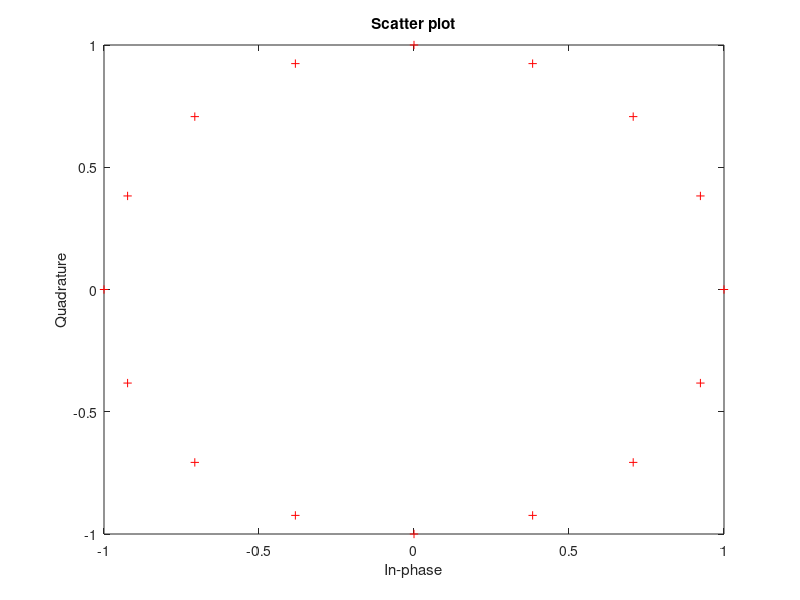
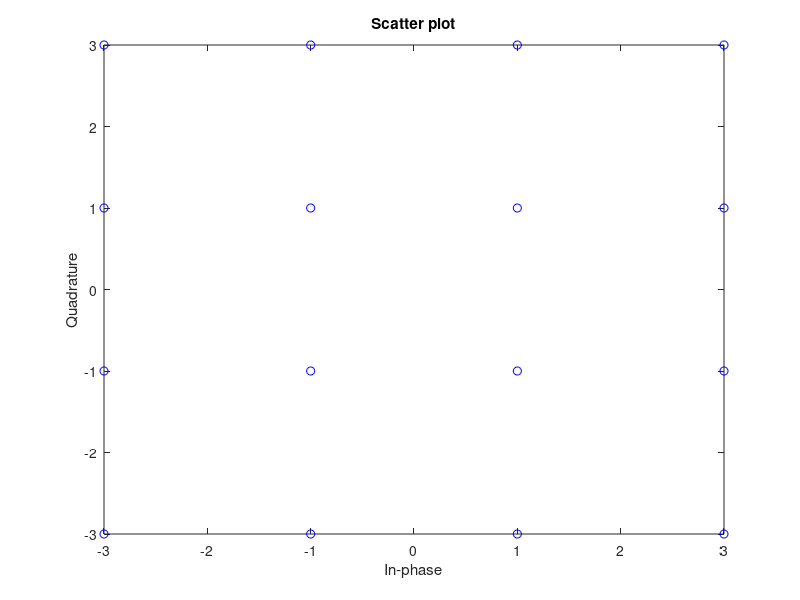

The MATLAB script that drew these images, in order:
clc;
clear all;
M=16;
x=[0:M-1];
N=1;
OFF=0;
z=pskmod(x,M);
figure(1)
scatterplot(z,N,OFF,"r+");


N=1;
OFF=0;
y=qammod(x,M);
figure(2)
scatterplot(y,N,OFF,"bo");

